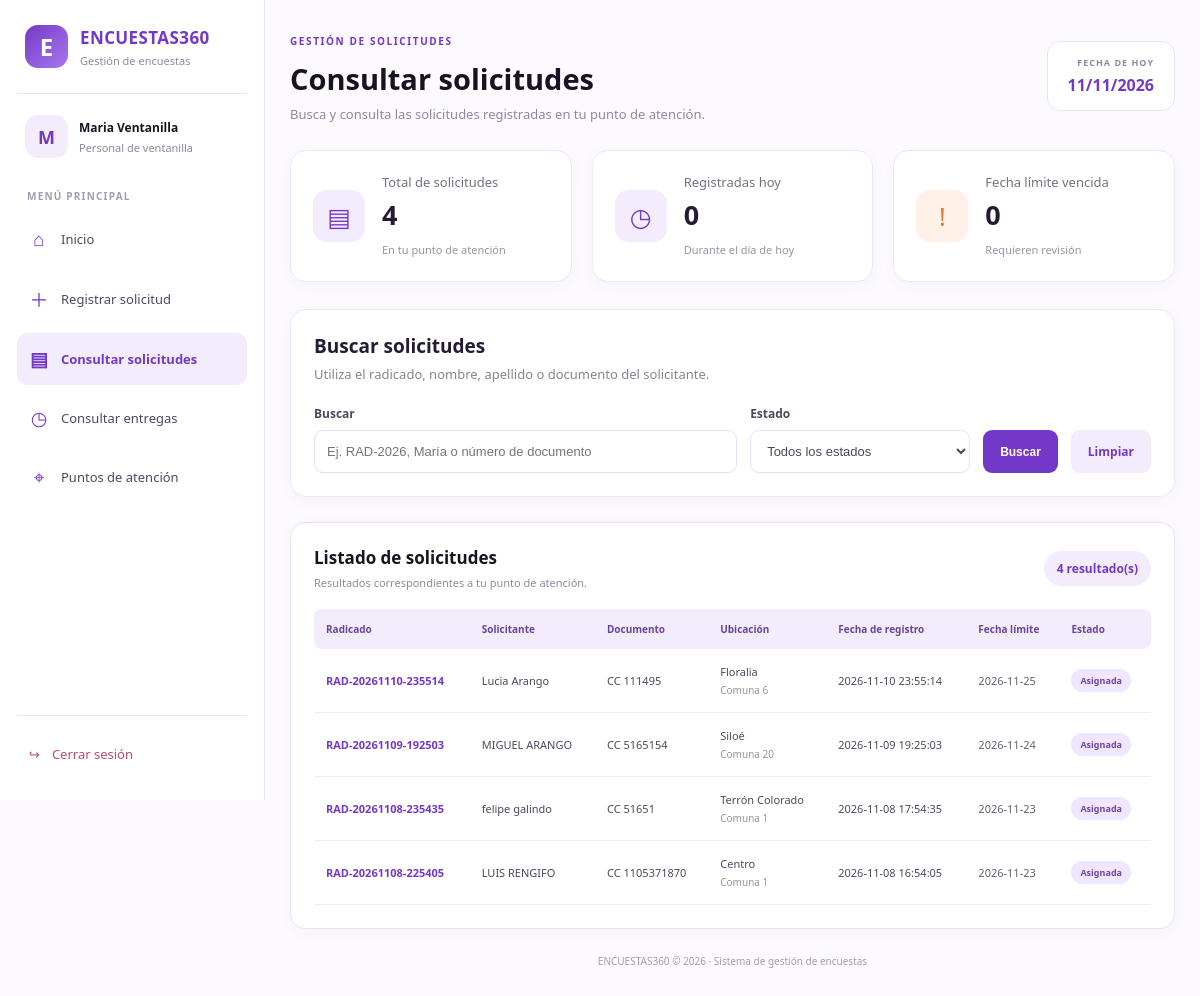
Page /public/index.php?action=ventanilla_consultar (signed in) on the committed database.
### tables this page shows
CREATE TABLE `solicitudes` (
  `id_solicitud` int(10) UNSIGNED NOT NULL,
  `radicado` varchar(30) NOT NULL,
  `id_solicitante` int(10) UNSIGNED NOT NULL,
  `id_punto` smallint(5) UNSIGNED NOT NULL,
  `id_punto_asignado` smallint(5) UNSIGNED DEFAULT NULL,
  `id_usuario_radica` int(10) UNSIGNED NOT NULL,
  `id_carga` int(10) UNSIGNED DEFAULT NULL,
  `fecha_radicacion` datetime NOT NULL DEFAULT current_timestamp(),
  `fecha_limite` date NOT NULL,
  `estado` enum('radicada','asignada','visitada','en_revision','apto','no_apto','devuelta','cancelada') NOT NULL DEFAULT 'radicada'
);

CREATE TABLE `solicitantes` (
  `id_solicitante` int(10) UNSIGNED NOT NULL,
  `tipo_documento` varchar(20) NOT NULL,
  `numero_documento` varchar(30) NOT NULL,
  `nombres` varchar(80) NOT NULL,
  `apellidos` varchar(80) NOT NULL,
  `telefono` varchar(20) NOT NULL,
  `correo` varchar(120) DEFAULT NULL,
  `direccion` varchar(150) NOT NULL,
  `id_barrio` int(10) UNSIGNED NOT NULL
);

CREATE TABLE `barrios` (
  `id_barrio` int(10) UNSIGNED NOT NULL,
  `id_comuna` smallint(5) UNSIGNED NOT NULL,
  `nombre` varchar(100) NOT NULL,
  `ciudad` varchar(80) NOT NULL DEFAULT 'Principal'
);

CREATE TABLE `comunas` (
  `id_comuna` smallint(5) UNSIGNED NOT NULL,
  `nombre` varchar(80) NOT NULL,
  `zona` enum('urbana','rural') NOT NULL DEFAULT 'urbana'
);

### app/controllers/VentanillaController.php (called while the page is built, shortened)
<?php
require_once __DIR__ . '/../models/SolicitudModel.php';
class VentanillaController {
public function consultarSolicitudes() {
    $idPunto = (int)($_SESSION['id_punto'] ?? 0);
    $modelo = new SolicitudModel();
    $busqueda = trim($_GET['buscar'] ?? '');
    $estado = trim($_GET['estado'] ?? '');
    $solicitudes = $modelo->obtenerSolicitudesVentanilla(
        $idPunto,
        $busqueda,
        $estado
    );
    $estadisticas = $modelo->obtenerEstadisticasConsulta($idPunto);
    require __DIR__ . '/../views/ventanilla/consultar.php';
}
}
?>

### app/models/SolicitudModel.php (called while the page is built, shortened)
<?php
require_once __DIR__ . '/../config/conexion.php';
class SolicitudModel {
    private $conn;
    public function __construct() {
        $database = new Database();
        $this->conn = $database->getConnection();
    }
public function obtenerSolicitudesVentanilla($idPunto, $busqueda = '', $estado = '') {
    $query = "SELECT
                s.id_solicitud,
                s.radicado,
                s.estado,
                s.fecha_radicacion,
                s.fecha_limite,
                so.tipo_documento,
                so.numero_documento,
                so.nombres,
                so.apellidos,
                so.telefono,
                so.direccion,
                b.nombre AS barrio,
                cm.nombre AS comuna
              FROM solicitudes s
              INNER JOIN solicitantes so
                ON s.id_solicitante = so.id_solicitante
              INNER JOIN barrios b
                ON so.id_barrio = b.id_barrio
              INNER JOIN comunas cm
                ON b.id_comuna = cm.id_comuna
              WHERE s.id_punto = :punto";
    $query .= " ORDER BY s.fecha_radicacion DESC";
    $stmt = $this->conn->prepare($query);
    $stmt->bindValue(':punto', (int)$idPunto, PDO::PARAM_INT);
    $stmt->execute();
    return $stmt->fetchAll(PDO::FETCH_ASSOC);
}
public function obtenerEstadisticasConsulta($idPunto) {
    $query = "SELECT
                COUNT(*) AS total,
                SUM(
                    CASE
                        WHEN DATE(fecha_radicacion) = CURDATE()
                        THEN 1 ELSE 0
                    END
                ) AS hoy,
                SUM(
                    CASE
                        WHEN fecha_limite < CURDATE()
                        THEN 1 ELSE 0
                    END
                ) AS vencidas
              FROM solicitudes
              WHERE id_punto = :punto";
    $stmt = $this->conn->prepare($query);
    $stmt->bindValue(':punto', (int)$idPunto, PDO::PARAM_INT);
    $stmt->execute();
    return $stmt->fetch(PDO::FETCH_ASSOC);
}
}
?>

### app/config/conexion.php (called while the page is built, shortened)
<?php
class Database {
    private $host = "localhost";
    private $db_name = "encuestas_db";
    private $username = "root";
    private $password = "";
    public function getConnection() {
        $this->conn = null;
        try {
            $this->conn = new PDO("mysql:host=" . $this->host . ";dbname=" . $this->db_name, $this->username, $this->password);
            $this->conn->setAttribute(PDO::ATTR_ERRMODE, PDO::ERRMODE_EXCEPTION);
            $this->conn->exec("set names utf8");
        } catch(PDOException $exception) {
            die("Error de conexión a la base de datos: " . $exception->getMessage());
        }
        return $this->conn;
    }
}
?>

### app/views/ventanilla/consultar.php (the view, shortened to what this page needs)
<!DOCTYPE html>
<html lang="es">
<head>
    <link rel="stylesheet"
          href="/Proyecto_BD_Parte_1/public/assets/css/stylesVentanilla.css">
    <link rel="stylesheet"
          href="/Proyecto_BD_Parte_1/public/assets/css/stylesConsulta.css">
</head>
<body>
<?php require __DIR__ . '/../layouts/menu.php'; ?>
<main class="ventanilla-main">
    <header class="dashboard-header">
        <div>
            <span class="dashboard-label">GESTIÓN DE SOLICITUDES</span>
            <h1>Consultar solicitudes</h1>
            <p>Busca y consulta las solicitudes registradas en tu punto de atención.</p>
        </div>
        <div class="header-date">
            <span>FECHA DE HOY</span>
            <strong><?= date('d/m/Y') ?></strong>
        </div>
    </header>
    <section class="consulta-stats">
        <article class="consulta-stat-card">
            <div class="consulta-stat-icon">▤</div>
            <div>
                <span>Total de solicitudes</span>
                <strong><?= (int)($estadisticas['total'] ?? 0) ?></strong>
                <small>En tu punto de atención</small>
            </div>
        </article>
        <article class="consulta-stat-card">
            <div class="consulta-stat-icon">◷</div>
            <div>
                <span>Registradas hoy</span>
                <strong><?= (int)($estadisticas['hoy'] ?? 0) ?></strong>
                <small>Durante el día de hoy</small>
            </div>
        </article>
        <article class="consulta-stat-card">
            <div class="consulta-stat-icon vencidas-icon">!</div>
            <div>
                <span>Fecha límite vencida</span>
                <strong><?= (int)($estadisticas['vencidas'] ?? 0) ?></strong>
                <small>Requieren revisión</small>
            </div>
        </article>
    </section>
    <section class="consulta-filter-section">
        <div class="consulta-heading">
            <div>
                <h2>Buscar solicitudes</h2>
                <p>Utiliza el radicado, nombre, apellido o documento del solicitante.</p>
            </div>
        </div>
        <form method="GET" action="index.php" class="consulta-form">
            <div class="consulta-search">
                <label for="buscar">Buscar</label>
                <input
                    type="text"
                    id="buscar"
                    name="buscar"
                    placeholder="Ej. RAD-2026, María o número de documento"
                    value="<?= htmlspecialchars($busqueda) ?>">
            </div>
            <div class="consulta-select">
                <label for="estado">Estado</label>
                <select name="estado" id="estado">
                    <option value="">Todos los estados</option>
                </select>
            </div>
            <button type="submit" class="consulta-btn">
                Buscar
            </button>
            <a href="index.php?action=ventanilla_consultar"
               class="consulta-clear-btn">
                Limpiar
            </a>
        </form>
    </section>
    <section class="table-section consulta-table-section">
        <div class="section-heading">
            <div>
                <h2>Listado de solicitudes</h2>
                <p>Resultados correspondientes a tu punto de atención.</p>
            </div>
            <span class="consulta-counter">
                <?= count($solicitudes) ?> resultado(s)
            </span>
        </div>
        <div class="table-responsive">
            <table class="requests-table">
                <thead>
                    <tr>
                        <th>Radicado</th>
                        <th>Solicitante</th>
                        <th>Documento</th>
                        <th>Ubicación</th>
                        <th>Fecha de registro</th>
                        <th>Fecha límite</th>
                        <th>Estado</th>
                    </tr>
                </thead>
                <tbody>
                    <?php if (!empty($solicitudes)): ?>
                        <?php foreach ($solicitudes as $s): ?>
                            <?php
                                $fechaVencida =
                                    !empty($s['fecha_limite']) &&
                                    $s['fecha_limite'] < date('Y-m-d');
                            ?>
                            <tr>
                                <td>
                                    <strong>
                                        <?= htmlspecialchars($s['radicado']) ?>
                                    </strong>
                                </td>
                                <td>
                                    <?= htmlspecialchars($s['nombres'] . ' ' . $s['apellidos']) ?>
                                </td>
                                <td>
                                    <?= htmlspecialchars(
                                        $s['tipo_documento'] . ' ' . $s['numero_documento']
                                    ) ?>
                                </td>
                                <td>
                                    <?= htmlspecialchars($s['barrio']) ?>
                                    <small>
                                        <?= htmlspecialchars($s['comuna']) ?>
                                    </small>
                                </td>
                                <td>
                                    <?= htmlspecialchars($s['fecha_radicacion'] ?? '') ?>
                                </td>
                                <td>
                                    <span class="<?= $fechaVencida ? 'fecha-vencida' : 'fecha-normal' ?>">
                                        <?= htmlspecialchars($s['fecha_limite'] ?? '') ?>
                                    </span>
                                </td>
                                <td>
                                    <span class="status-badge status-neutral">
                                        <?= htmlspecialchars(
                                            ucfirst(str_replace('_', ' ', $s['estado']))
                                        ) ?>
                                    </span>
                                </td>
                            </tr>
                        <?php endforeach; ?>
                    <?php endif; ?>
                </tbody>
            </table>
        </div>
    </section>
    <footer class="dashboard-footer">
        ENCUESTAS360 © <?= date('Y') ?> · Sistema de gestión de encuestas
    </footer>
</main>
</body>
</html>

### public/assets/css/stylesVentanilla.css (style rules this page uses)
:root { --purple: #7438C8; --purple-dark: #57249F; --lavender: #DCC8FA; --lavender-light: #F3ECFC; --lavender-soft: #FCFAFF; --white: #FFFFFF; --charcoal: #171321; --text: #51465E; --muted: #91879E; --border: #EAE1F5; --green: #23966A; --orange: #D58A35; }
* { box-sizing: border-box; }
body { margin: 0; background: #FCFAFF; color: var(--charcoal); font-family: "Segoe UI", Arial, sans-serif; }
.ventanilla-main { margin-left: 265px; padding: 36px 40px; min-height: 100vh; max-width: 1700px; }
.dashboard-header { display: flex; justify-content: space-between; align-items: center; gap: 20px; margin-bottom: 27px; }
.dashboard-label { color: var(--purple); font-size: 10px; font-weight: 800; letter-spacing: 1.6px; }
.dashboard-header h1 { margin: 9px 0 7px; font-size: clamp(22px, 3vw, 29px); font-weight: 700; }
.dashboard-header p { margin: 0; color: var(--muted); font-size: 13px; }
.header-date { padding: 14px 20px; background: var(--white); border: 1px solid var(--border); border-radius: 13px; text-align: right; }
.header-date span { display: block; margin-bottom: 5px; font-size: 9px; font-weight: 700; color: var(--muted); letter-spacing: 1px; }
.header-date strong { color: var(--purple); font-size: 16px; }
.table-section { padding: 23px; background: var(--white); border: 1px solid var(--border); border-radius: 15px; box-shadow: 0 4px 15px rgba(56, 32, 82, .035); }
.section-heading { display: flex; justify-content: space-between; align-items: center; gap: 15px; margin-bottom: 19px; }
.section-heading h2 { margin: 0 0 6px; font-size: 17px; }
.section-heading p { margin: 0; color: var(--muted); font-size: 11px; }
.table-responsive { width: 100%; overflow-x: auto; }
.requests-table { width: 100%; border-collapse: collapse; white-space: nowrap; }
.requests-table th { padding: 13px 12px; background: var(--lavender-light); color: #69449A; text-align: left; font-size: 10px; font-weight: 700; }
.requests-table th:first-child { border-radius: 8px 0 0 8px; }
.requests-table th:last-child { border-radius: 0 8px 8px 0; }
.requests-table td { padding: 15px 12px; border-bottom: 1px solid #F0EBF5; color: var(--text); font-size: 11px; }
.requests-table td strong { color: var(--purple); }
.requests-table td small { display: block; margin-top: 4px; color: var(--muted); font-size: 10px; }
.status-badge { display: inline-block; padding: 5px 9px; border-radius: 20px; font-size: 9px; font-weight: 700; }
.status-neutral { color: #7045A3; background: #F0E6FF; }
.dashboard-footer { padding: 25px 0 10px; text-align: center; color: #A49AAD; font-size: 10px; }
@media (max-width: 1200px) { .ventanilla-main { padding: 28px 25px; } }

### rows in the picture
solicitudes: radicado "RAD-20261110-235514", id_solicitante.apellidos "Lucia Arango", id_solicitante.numero_documento "CC 111495", barrios.nombre "Floralia", comunas.nombre "Comuna 6", fecha_radicacion "2026-11-10 23:55:14", fecha_limite "2026-11-25", estado "Asignada"
solicitudes: radicado "RAD-20261109-192503", id_solicitante.apellidos "MIGUEL ARANGO", id_solicitante.numero_documento "CC 5165154", barrios.nombre "Siloé", comunas.nombre "Comuna 20", fecha_radicacion "2026-11-09 19:25:03", fecha_limite "2026-11-24", estado "Asignada"
solicitudes: radicado "RAD-20261108-235435", id_solicitante.apellidos "felipe galindo", id_solicitante.numero_documento "CC 51651", barrios.nombre "Terrón Colorado", comunas.nombre "Comuna 1", fecha_radicacion "2026-11-08 17:54:35", fecha_limite "2026-11-23", estado "Asignada"
solicitudes: radicado "RAD-20261108-225405", id_solicitante.apellidos "LUIS RENGIFO", id_solicitante.numero_documento "CC 1105371870", barrios.nombre "Centro", comunas.nombre "Comuna 1", fecha_radicacion "2026-11-08 16:54:05", fecha_limite "2026-11-23", estado "Asignada"

### other values in the picture
$inicialUsuario "M"
$nombreUsuario "Maria Ventanilla"
$estadisticas['total'] "4"
$estadisticas['hoy'] "0"
$estadisticas['vencidas'] "0"
count($solicitudes) "4"
